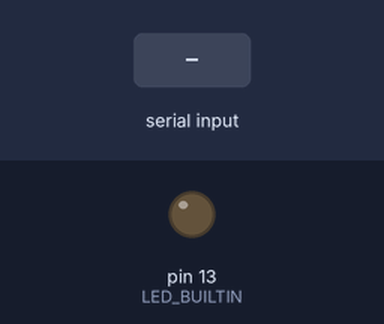
Simulated run of this sketch. Board: Arduino Uno, built with avr-gcc and run on an emulated ATmega328P. On the bench: output pins drawn as LEDs (lit = HIGH). Dashed ring = blinking. The test bench sets the inputs (shaded band). What the sketch prints to the serial monitor is not drawn.

Above: at 1.2 s.
1.3 s: "1" received over Serial
At 1.45 s:
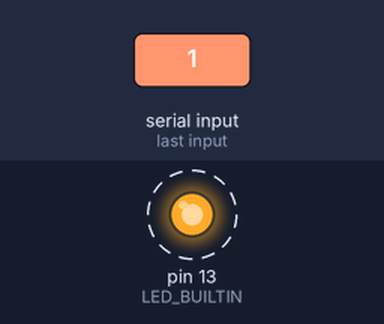
Timing chart, 0 to 10.3 s (numbered marks = the images above; inputs shaded):
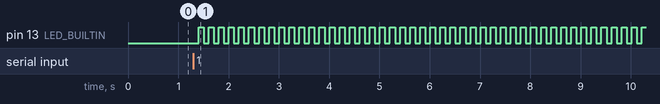

The sketch:

testSerialRead.ino
```cpp
void setup() {
  // put your setup code here, to run once:
  Serial.begin(9600);
  pinMode(LED_BUILTIN,OUTPUT);
}
int s = 0;
void loop() {
  // put your main code here, to run repeatedly:
  Serial.print(Serial.available());
  if(Serial.available()){
    s += 1; //(int)Serial.read();
    //Serial.println(s);
    if(s%2 == 0){
      digitalWrite(LED_BUILTIN,HIGH);
      Serial.print("ON");
      delay(100);
    }
    if(s%2 == 1){
      digitalWrite(LED_BUILTIN,LOW);
      Serial.print("OFF");
      delay(100);
    }
  }
}
```

Measured:
- after the input at 1.3 s, pin 13 (LED_BUILTIN): alternates HIGH for 0.10 s and LOW for 0.10 s, starting after 0.10 s
